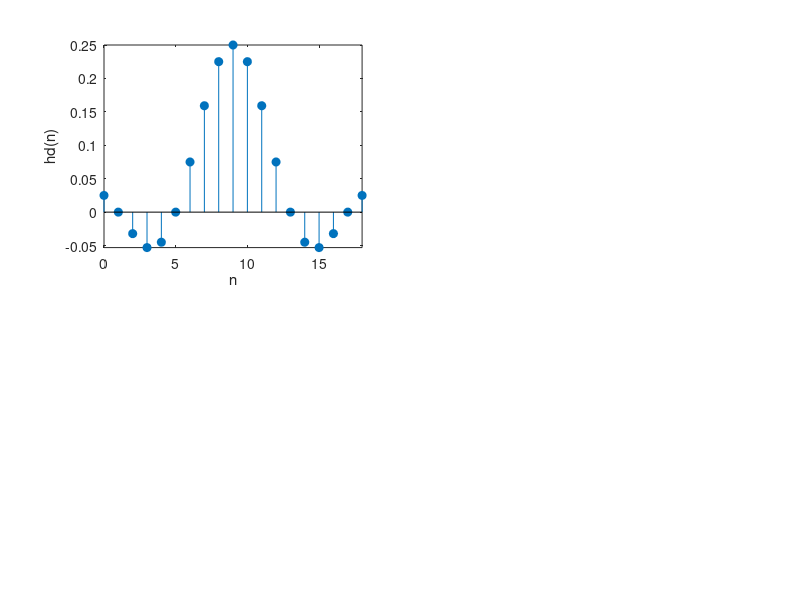

This chart was generated by the following MATLAB code: (Note: this script raises an error after producing the figure.)
%矩形窗
wp=0.2*pi;
wst=0.3*pi;
tr_width=wst-wp;
N = ceil(1.8*pi/tr_width)+1;
n = 0:N-1;
wc = (wp+wst)/2;
alpha = (N-1)/2;
hd = (wc/pi)*sinc((wc/pi) * (n-alpha));
w_boxcar = boxcar(N)';
h = hd.*w_boxcar;
subplot(221);
stem(n,hd,'filled');
axis tight;
xlabel('n');
ylabel('hd(n)');
[Hr,w1] = zerophase(h);
subplot(222);
plot(w1/pi,Hr);
axis tight;
xlabel('\omega/\pi');
ylabel('H(\omega)');
subplot(223);
stem(n,h,'filled');
axis tight;
xlabel('n');
ylabel('h(n)');
[H,w] = freqz(h,1);
subplot(224);
plot(w/pi,20*log10(abs(H)/max(abs(H))));
xlabel('\omega/\pi');
ylabel('dB');
grid on;
